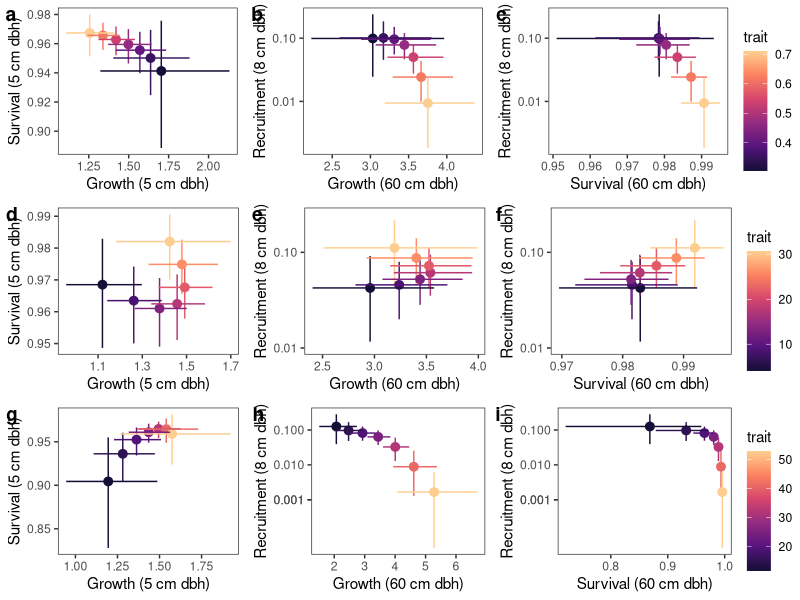

Write R code to recreate this figure.
library(tidyverse)


d <- read_csv("results/demographic_tradeoffs/demographic_tradeoffs.csv")


set_theme <- theme_bw() +
  theme(panel.grid.major = element_blank(), panel.grid.minor = element_blank())

nice_colors <- scale_color_viridis_c(option = "magma", begin = 0.1, end = 0.9)

wd_lab <- expression(paste("Wood density (g cm"^{-3}*")"))
hmax_lab <- "Maximum height (m)"


## Wood density ----

### Growth-survival ----
wd1 <- d %>% filter(mat == "10°C", trait == "wd", tradeoff == "gs") %>%
  ggplot(aes(x = growth_est, xmin = growth_lo, xmax = growth_hi,
             y = surv_est, ymin = surv_lo, ymax = surv_hi,
             color = wd)) +
  geom_pointrange() +
  geom_errorbarh(height = 0) +
  set_theme +
  nice_colors +
  labs(x = "Growth (5 cm dbh)", y = "Survival (5 cm dbh)", color = "trait")


### Growth-recruiment ----
wd2 <- d %>% filter(mat == "10°C", trait == "wd", tradeoff == "sr") %>%
  ggplot(aes(x = growth_est, xmin = growth_lo, xmax = growth_hi,
             y = recr_est*10, ymin = recr_lo*10, ymax = recr_hi*10,
             color = wd)) +
  geom_pointrange() +
  geom_errorbarh(height = 0) +
  scale_y_log10(breaks = c(0.001, 0.001, 0.01, 0.1)) +
  set_theme +
  nice_colors +
  labs(x = "Growth (60 cm dbh)", y = "Recruitment (8 cm dbh)")

### Survival-recruitment ----
wd3 <- d %>% filter(mat == "10°C", trait == "wd", tradeoff == "sr") %>%
  ggplot(aes(x = surv_est, xmin = surv_lo, xmax = surv_hi,
             y = recr_est*10, ymin = recr_lo*10, ymax = recr_hi*10,
             color = wd)) +
  geom_pointrange() +
  geom_errorbarh(height = 0) +
  scale_y_log10(breaks = c(0.001, 0.01, 0.1)) +
  set_theme +
  nice_colors +
  labs(x = "Survival (60 cm dbh)", y = "Recruitment (8 cm dbh)")

## SLA ----

### Growth-survival ----
sla1 <- d %>% filter(mat == "10°C", trait == "sla", tradeoff == "gs") %>%
  ggplot(aes(x = growth_est, xmin = growth_lo, xmax = growth_hi,
             y = surv_est, ymin = surv_lo, ymax = surv_hi,
             color = sla)) +
  geom_pointrange() +
  geom_errorbarh(height = 0) +
  set_theme +
  nice_colors +
  labs(x = "Growth (5 cm dbh)", y = "Survival (5 cm dbh)", color = "trait")


### Growth-recruiment ----
sla2 <- d %>% filter(mat == "10°C", trait == "sla", tradeoff == "sr") %>%
  ggplot(aes(x = growth_est, xmin = growth_lo, xmax = growth_hi,
             y = recr_est*10, ymin = recr_lo*10, ymax = recr_hi*10,
             color = sla)) +
  geom_pointrange() +
  geom_errorbarh(height = 0) +
  scale_y_log10(breaks = c(0.001, 0.001, 0.01, 0.1), limits = c(0.01, 0.25)) +
  set_theme +
  nice_colors +
  labs(x = "Growth (60 cm dbh)", y = "Recruitment (8 cm dbh)")

### Survival-recruitment ----
sla3 <- d %>% filter(mat == "10°C", trait == "sla", tradeoff == "sr") %>%
  ggplot(aes(x = surv_est, xmin = surv_lo, xmax = surv_hi,
             y = recr_est*10, ymin = recr_lo*10, ymax = recr_hi*10,
             color = sla)) +
  geom_pointrange() +
  geom_errorbarh(height = 0) +
  scale_y_log10(breaks = c(0.001, 0.01, 0.1), limits = c(0.01, 0.25)) +
  set_theme +
  nice_colors +
  labs(x = "Survival (60 cm dbh)", y = "Recruitment (8 cm dbh)")


## Height ----
### Growth-survival ----
h1 <- d %>% filter(mat == "10°C", trait == "hmax", tradeoff == "gs") %>%
  ggplot(aes(x = growth_est, xmin = growth_lo, xmax = growth_hi,
             y = surv_est, ymin = surv_lo, ymax = surv_hi,
             color = hmax)) +
  geom_pointrange() +
  geom_errorbarh(height = 0) +
  set_theme +
  nice_colors +
  labs(x = "Growth (5 cm dbh)", y = "Survival (5 cm dbh)", color = "trait")


### Growth-recruiment ----
h2 <- d %>% filter(mat == "10°C", trait == "hmax", tradeoff == "sr") %>%
  ggplot(aes(x = growth_est, xmin = growth_lo, xmax = growth_hi,
             y = recr_est*10, ymin = recr_lo*10, ymax = recr_hi*10,
             color = hmax)) +
  geom_pointrange() +
  geom_errorbarh(height = 0) +
  scale_y_log10(breaks = c(0.001, 0.001, 0.01, 0.1)) +
  set_theme +
  nice_colors +
  labs(x = "Growth (60 cm dbh)", y = "Recruitment (8 cm dbh)")

### Survival-recruitment ----
h3 <- d %>% filter(mat == "10°C", trait == "hmax", tradeoff == "sr") %>%
  ggplot(aes(x = surv_est, xmin = surv_lo, xmax = surv_hi,
             y = recr_est*10, ymin = recr_lo*10, ymax = recr_hi*10,
             color = hmax)) +
  geom_pointrange() +
  geom_errorbarh(height = 0) +
  scale_y_log10(breaks = c(0.001, 0.001, 0.01, 0.1)) +
  set_theme +
  nice_colors +
  labs(x = "Survival (60 cm dbh)", y = "Recruitment (8 cm dbh)")

# Plots ----
r1 <- ggpubr::ggarrange(wd1, wd2, wd3, ncol = 3, common.legend = T, legend = "right", 
                        labels = c("a", "b", "c"))
r2 <- ggpubr::ggarrange(sla1, sla2, sla3, ncol = 3, common.legend = T, legend = "right", 
                        labels = c("d", "e", "f"))
r3 <- ggpubr::ggarrange(h1, h2, h3, ncol = 3, common.legend = T, legend = "right", 
                        labels = c("g", "h", "i"))

pdf("results/figures/fig3.pdf", 9.5, 8)
gridExtra::grid.arrange(rbind(ggplotGrob(r1), ggplotGrob(r2), ggplotGrob(r3)))
dev.off()


   